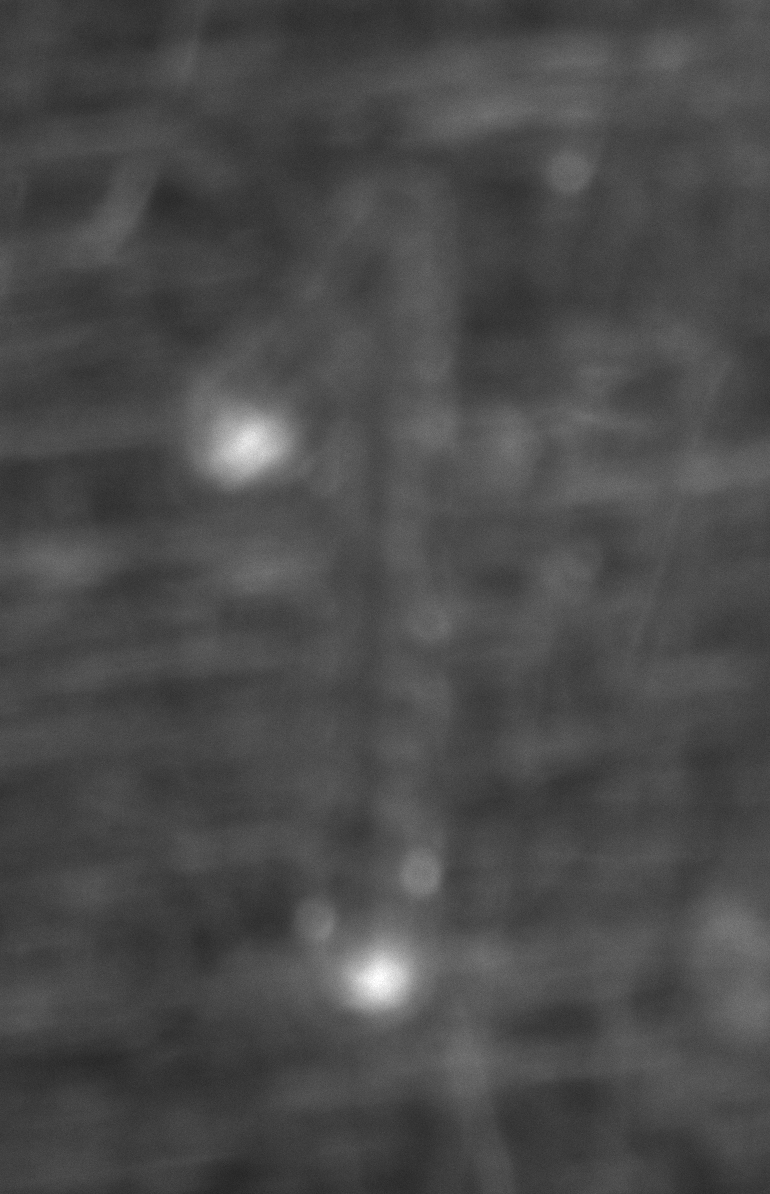
#> input picture template_numbers/1.bmp, 770 x 1194 px
$ python -i dots_detection.py   (imports and definitions only)
#> lines starting #> are read from the running program, lines starting #| are printed output that depends on the picture; after the words box and inside, x2 and y2 are one past the last pixel; in counts of white or black regions, pixels touching at a corner belong together
#> further down, picture is the input picture: shape (1194, 770, 3); min 37, max 255, mean 74.5
import cv2
import numpy as np
import glob
import os
import zipfile
import pandas as pd
import matplotlib.pyplot as plt
import os
conf_dict = {'2':80,'3':70,'4':80,'5':25,'6':60,'7':80,'12':80}
import time
from watchdog.observers import Observer
from watchdog.events import FileSystemEventHandler
# [27 lines left out: functions load_temp, detect_numbers, not called in this run]

def filter(im,thr=80):
#> called with thr = 50
    gray = cv2.cvtColor(im, cv2.COLOR_BGR2GRAY)
    # Apply Gaussian blur to reduce noise
    blurred = cv2.GaussianBlur(gray, (11, 11), 0)
    # Threshold the image to create a binary image
    mask = cv2.inRange(blurred, 0, thr)
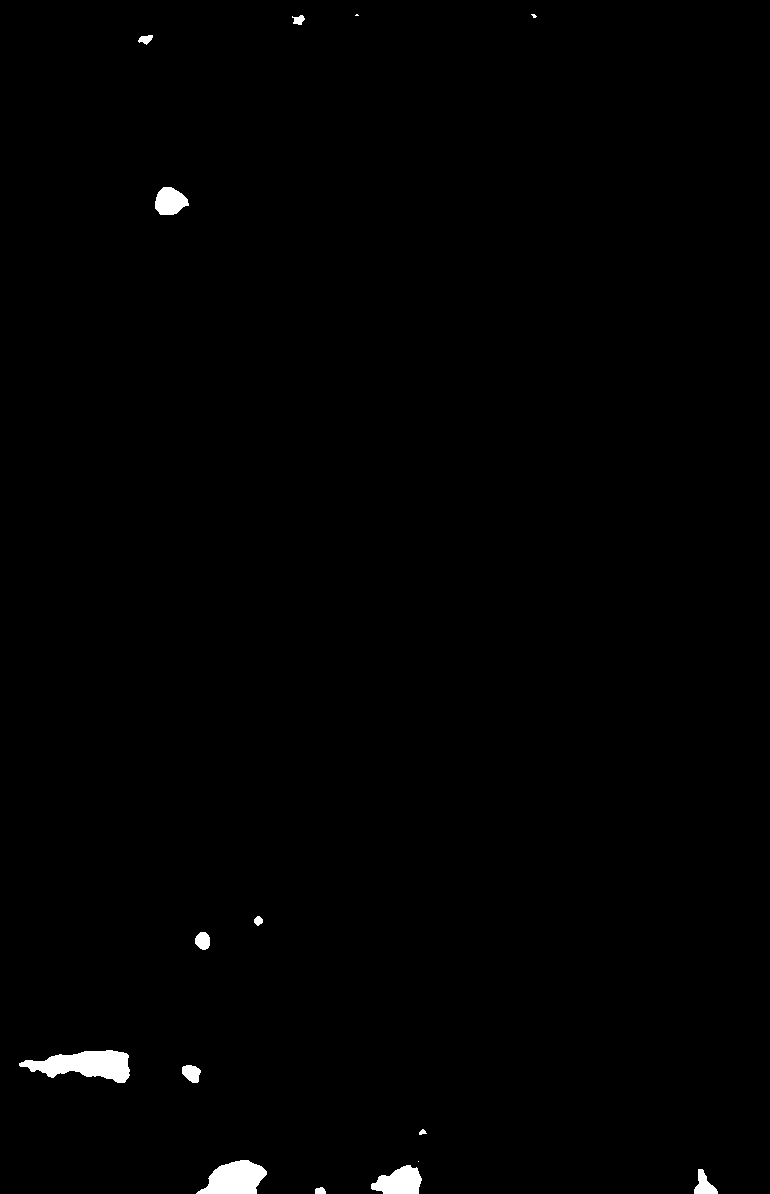
#> mask: shape (1194, 770); 0.73% white; 15 white regions (3 under 20 px)
    return mask
# [19 lines left out: function Imshow, not called in this run]


def get_glue_dot(image):
   mask = filter(image,50)
   # Find contours
   contours, hierarchy = cv2.findContours(mask, cv2.RETR_TREE, cv2.CHAIN_APPROX_SIMPLE)
#> contours = 15 contours, 3 with area under 20; largest, box (x1, y1, x2, y2) and area: (19, 1050, 130, 1083) 2074, (196, 1160, 267, 1194) 1540, (371, 1165, 422, 1194) 962, (155, 187, 189, 215) 654, (694, 1169, 718, 1194) 287
   ellipse_list = []
   center_list = []
   diameter_list = []
   for cnt in contours:
       try :
           ellipse = cv2.fitEllipse(cnt)
           if np.abs(ellipse[1][0]-ellipse[1][1])<100 and ellipse[1][0]>300:
               ellipse_list.append(ellipse)
               M = cv2.moments(cnt)
               center = (int(M["m10"] / M["m00"]), int(M["m01"] / M["m00"]))
               area = cv2.contourArea(cnt)
               equi_diameter = np.sqrt(4 * area / np.pi) / 2
               diameter_list.append(equi_diameter)
               center_list.append(center)
       except:
           pass
#> this loop made 15 passes
#> ellipse on passes 1, 2, 3, 5, 6, 7, 8, 9, 10, 11, 12, 13: ((319.8, 1191.6), (9.23, 10.63), 104.4), ((700.8, 1167.7), (17.72, 28.48), 0), ((398.3, 1182.4), (29.64, 49.02), 74.17), ((232, 1182.9), (39.27, 65.38), 64.02), ((422, 1131.7), (5.52, 7.46), 92.94), ((191.1, 1073), (15.37, 20.54), 126.9), ((89.54, 1064.8), (27.22, 122.7), 91.06), ((202.5, 940.4), (14.71, 17.42), 167.3), ((257.9, 920.4), (8.15, 9.33), 28.63), ((170, 201.6), (26.99, 32.58), 87.76), ((145.2, 38.98), (8.68, 13.87), 76.39), ((298, 19.18), (9.59, 12.4), 90.52)
#> cnt on passes 4, 15: [[418, 1161]], [[356, 14], [355, 15], [358, 15], [357, 14]]
#> after the loop, center_list = []; diameter_list = []; ellipse_list = []
   return center_list,diameter_list


# [155 lines left out: functions plot_image_with_ellipse, plot_image_with_circle, get_num, get_info_dir, get_mod_from_cam, get_info_zip and 3 more, not called in this run]


class NewFileHandler(FileSystemEventHandler):
    # [63 lines left out: functions __init__, on_created, continuous_analysis, sort_key, get_dot_pos_from, get_glue_dot_pos, not called in this run]

# [8 lines not run here, left out]
   #continuous_analysis(dir_path)
   #df = pd.read_csv(save_path)

>>> import cv2
>>> picture = cv2.imread('template_numbers/1.bmp')
>>> result = get_glue_dot(picture)
#> result = ([], [])
